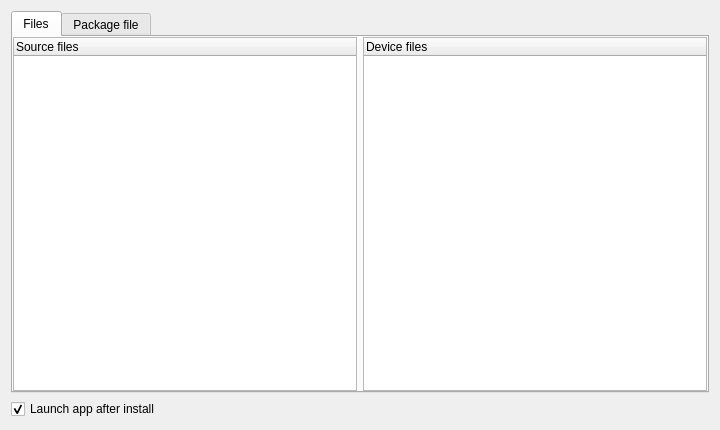
<?xml version="1.0" encoding="UTF-8"?>
<ui version="4.0">
 <class>ImportWizardResultsPage</class>
 <widget class="QWidget" name="ImportWizardResultsPage">
  <property name="geometry">
   <rect>
    <x>0</x>
    <y>0</y>
    <width>720</width>
    <height>430</height>
   </rect>
  </property>
  <property name="minimumSize">
   <size>
    <width>720</width>
    <height>430</height>
   </size>
  </property>
  <property name="windowTitle">
   <string>Form</string>
  </property>
  <layout class="QVBoxLayout" name="verticalLayout">
   <item>
    <widget class="QTabWidget" name="tabWidget">
     <property name="currentIndex">
      <number>0</number>
     </property>
     <widget class="QWidget" name="filesTab">
      <attribute name="title">
       <string>Files</string>
      </attribute>
      <layout class="QHBoxLayout" name="horizontalLayout">
       <property name="leftMargin">
        <number>0</number>
       </property>
       <property name="topMargin">
        <number>0</number>
       </property>
       <property name="rightMargin">
        <number>0</number>
       </property>
       <property name="bottomMargin">
        <number>0</number>
       </property>
       <item>
        <widget class="QTreeWidget" name="sourceFiles">
         <column>
          <property name="text">
           <string>Source files</string>
          </property>
         </column>
        </widget>
       </item>
       <item>
        <widget class="QTreeWidget" name="deviceFiles">
         <column>
          <property name="text">
           <string>Device files</string>
          </property>
         </column>
        </widget>
       </item>
      </layout>
     </widget>
     <widget class="QWidget" name="packageFileTab">
      <attribute name="title">
       <string>Package file</string>
      </attribute>
      <layout class="QVBoxLayout" name="verticalLayout_1">
       <property name="leftMargin">
        <number>0</number>
       </property>
       <property name="topMargin">
        <number>0</number>
       </property>
       <property name="rightMargin">
        <number>0</number>
       </property>
       <property name="bottomMargin">
        <number>0</number>
       </property>
       <item>
        <widget class="QPlainTextEdit" name="packageFile">
         <property name="readOnly">
          <bool>true</bool>
         </property>
        </widget>
       </item>
      </layout>
     </widget>
    </widget>
   </item>
   <item>
    <widget class="QCheckBox" name="launchCheckbox">
     <property name="text">
      <string>Launch app after install</string>
     </property>
     <property name="checkable">
      <bool>true</bool>
     </property>
     <property name="checked">
      <bool>true</bool>
     </property>
    </widget>
   </item>
  </layout>
 </widget>
 <resources/>
 <connections/>
</ui>
